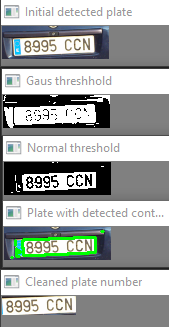
#> input picture report_imgs/cleaning_plate_number.png, 169 x 327 px, given in place of 3266CNT.JPG, which was not available
$ python main.py   (Python 2 division)   (older library calls are emulated)
#> lines starting #> are read from the running program, lines starting #| are printed output that depends on the picture; after the words box and inside, x2 and y2 are one past the last pixel; in counts of white or black regions, pixels touching at a corner belong together; pictures that were not available may be replaced by others from this repository, and a replacement may not be noted
'''
    License Plate Recognition using OpenCV by Leonid Dashko

    Also good sources of information about ALPR:
    - https://github.com/abdulfatir/pyANPD/blob/master/pyANPD.py
    - http://stackoverflow.com/questions/981378/how-to-recognize-vehicle-license-number-plate-anpr-from-an-image
'''

import cv2
from PIL import Image, ImageFilter
from matplotlib import pyplot as plt
import numpy as np
from pytesseract import image_to_string
from copy import deepcopy
import time
import os


##############################################
# Subplot generator for images
# [6 lines left out: function plot, not called in this run]


def satisfy_ratio(area, width, height):
    ratio = float(width) / float(height)
    if ratio < 1:
        ratio = 1 / ratio

    error = 0.4
    aspect = 4.7272  # In Estonia, car plate size: 52x11 aspect 4,7272
    # Plate number ssizes: https://en.wikipedia.org/wiki/Vehicle_registration_plate#Sizes
    # Set a min and max area. All other patches are discarded
    min = 15*aspect*15  # minimum area
    max = 125*aspect*125  # maximum area
    # Get only patches that match to a respect ratio.
    rmin = aspect - aspect*error
    rmax = aspect + aspect*error

    if (area < min or area > max) or (ratio < rmin or ratio > rmax):
        return False
    return True


def verify_sizes(rectangle):
    # print candidate
    # help(cv2.minAreaRect)
    (x, y), (width, height), rect_angle = rectangle

    # Calculate angle and discard rects that has been rotated more than 15 degrees
    angle = 90 - rect_angle if (width < height) else -rect_angle
    if 15 < abs(angle) < 165:  # 180 degrees is maximum
        return False

    # We make basic validations about the regions detected based on its area and aspect ratio.
    # We only consider that a region can be a plate if the aspect ratio is approximately 520/110 = 4.727272
    # (plate width divided by plate height) with an error margin of 40 percent
    # and an area based on a minimum of 15 pixels and maximum of 125 pixels for the height of the plate.
    # These values are calculated depending on the image sizes and camera position:
    area = height * width

    if height == 0 or width == 0:
        return False
    if not satisfy_ratio(area, width, height):
        return False

    return True


def get_dominant_color(plate):
    average_color = np.mean(plate).astype(np.uint8)
    return average_color


def is_white_color_dominant(plate):
    average_color = np.mean(plate).astype(np.uint8)
    return 100 <= average_color  # white color is dominant if mean color > 100


# [83 lines left out: functions plot_plate_numbers, preprocess_plate, not called in this run]


def find_contours(img):
    '''
    :param img: (numpy array)
    :return: all possible rectangles (contours)
    '''
    img_blurred = cv2.GaussianBlur(img, (5, 5), 1)  # remove noise
    img_gray = cv2.cvtColor(img_blurred, cv2.COLOR_BGR2GRAY)  # greyscale image
    # cv2.imshow('', img_gray)
    # cv2.waitKey(0)

    # Apply Sobel filter to find the vertical edges
    # Find vertical lines. Car plates have high density of vertical lines
    img_sobel_x = cv2.Sobel(img_gray, cv2.CV_8UC1, dx=1, dy=0, ksize=3, scale=1, delta=0, borderType=cv2.BORDER_DEFAULT)
    # cv2.imshow('img_sobel', img_sobel_x)

    # Apply optimal threshold by using Oslu algorithm
    retval, img_threshold = cv2.threshold(img_sobel_x, 0, 255, cv2.THRESH_OTSU + cv2.THRESH_BINARY)
    # [11 lines of commented-out code are left out]
    element = cv2.getStructuringElement(shape=cv2.MORPH_RECT, ksize=(17, 3))

    # And use this structural element in a close morphological operation
    morph_img_threshold = deepcopy(img_threshold)
    cv2.morphologyEx(src=img_threshold, op=cv2.MORPH_CLOSE, kernel=element, dst=morph_img_threshold)
    # [6 lines of commented-out code are left out]
    contours, hierarchy = cv2.findContours(morph_img_threshold,
                                           mode=cv2.RETR_EXTERNAL,  # retrieve the external contours
                                           method=cv2.CHAIN_APPROX_NONE)  # all pixels of each contour

    plot_intermediate_steps = False
    if plot_intermediate_steps:
        plot(plt, 321, img, "Original image")
        plot(plt, 322, img_blurred, "Blurred image")
        plot(plt, 323, img_gray, "Grayscale image", cmap='gray')
        plot(plt, 324, img_sobel_x, "Sobel")
        plot(plt, 325, img_threshold, "Threshold image")
        # plot(plt, 326, morph_img_threshold, "After Morphological filter")
        plt.tight_layout()
        plt.show()

    return contours


def find_plate_numbers(origin_img, contours, mask):
    # For each contour detected, extract the bounding rectangle of minimal area and validate every contour
    # before classifying every region

    plot_all_found_contours = False
    plates, plates_images = [], []
    time_start = time.time()
    for rect_n, cnt in enumerate(contours):
        # Also good example to filter rectangles
        # http://nullege.com/codes/show/src@s@e@seawolf5-HEAD@vision@entities@binscontour.py/74/cv2.minAreaRect
        min_rectangle = cv2.minAreaRect(cnt)
        # Debug: keep track of found contours
        if plot_all_found_contours:
            x, y, w, h = cv2.boundingRect(cnt)
            cv2.rectangle(origin_img, (x, y), (x + w, y + h), (0, 255, 0), 2)
            cv2.putText(origin_img, str(rect_n), (x, y), cv2.FONT_HERSHEY_SIMPLEX, 1, color=(0, 255, 255))

        if verify_sizes(min_rectangle):
            x, y, w, h = cv2.boundingRect(cnt)
            plate_img = deepcopy(origin_img[y:y + h, x:x + w])  # crop
            clean_plate_img, plate_rect = preprocess_plate(plate_img)

            # Rebuild coords for cleaned plate (if the plate number has been cleared more precisely)
            if plate_rect:
                x1, y1, w1, h1 = plate_rect
                x, y, w, h = x + x1, y + y1, w1, h1

            # In order to make it faster, filter by dominant color on the 2nd step
            if is_white_color_dominant(clean_plate_img):
                # Try to parse vehicle number

                # Apply Tesseract app to parse plate number
                plate_im = Image.fromarray(clean_plate_img)
                # plate_im = plate_im.filter(ImageFilter.MedianFilter())
                # plate_im.save('plates/temp2.jpg')

                t_start = time.time()
                plate_text = image_to_string(plate_im, lang='eng')
                plate_text = plate_text.replace(' ', '').upper()
                print 'Time taken to extract text from contour: %s' % (time.time() - t_start)

                # TODO: Use faster method to detect (Tesseract requires ~0.5 sec to identify text)
                # if len(plate_text):
                    # Draw rectangle around plate number
                cv2.rectangle(mask, (x, y), (x + w, y + h), (0, 255, 0), 2)
                plates.append(plate_text)
                plates_images.append(clean_plate_img)

    print "Time taken to process contours: %s" % (time.time() - time_start)
    # Debug: Plot all found contours
    if plot_all_found_contours:
        cv2.imshow('', origin_img)
        cv2.waitKey(0)
        exit()
    return plates, plates_images, mask

###########################################
# Main methods ############################
###########################################
def process_single_image(images=[], plot_plates=False):
    '''
    :param images: list (full path to images to be processed)
    '''
#> called with plot_plates = False
    if images:
        img_n = 1
        for path_to_image in images:
            t_start = time.time()
            img = cv2.imread(path_to_image)
#> img is the input picture: shape (327, 169, 3); mean B, G, R 166.1, 168.2, 164.6

            # Resizing of the image
            r = 400.0 / img.shape[1]
#> r = 2.37
            dim = (400, int(img.shape[0] * r))
#> dim = (400, 773)
            img = cv2.resize(img, dim, interpolation=cv2.INTER_AREA)
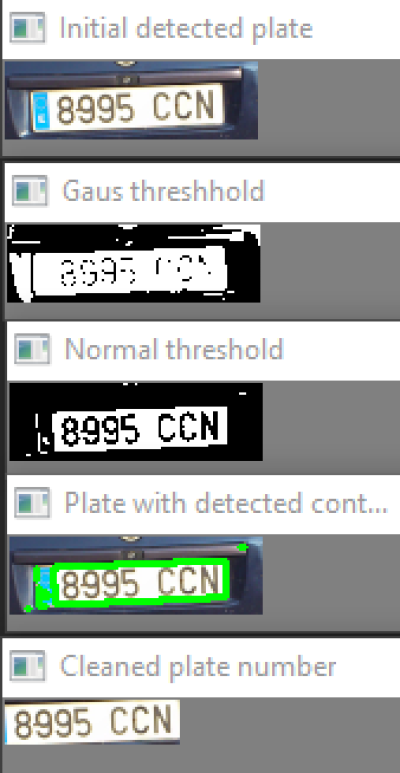
#> img: shape (773, 400, 3); mean B, G, R 166.1, 168.2, 164.6

            mask = np.zeros_like(img)  # init mask

            contours = find_contours(img)
#> in find_contours, `img_blurred = cv2.GaussianBlur(img, (5, 5), 1)`:
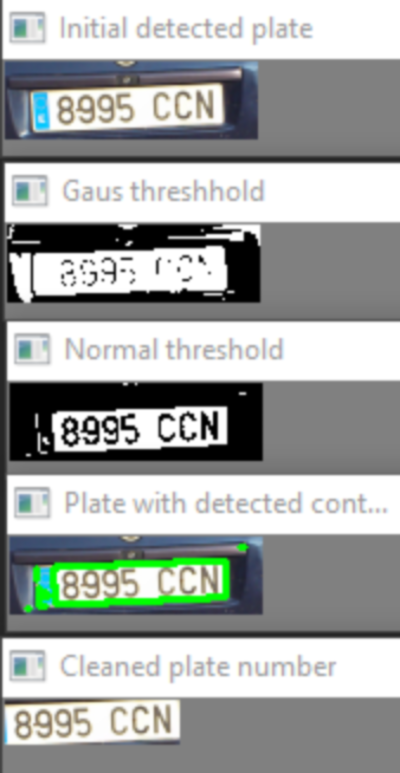
#> img_blurred: shape (773, 400, 3); mean B, G, R 166.1, 168.2, 164.6
#> in find_contours, `img_gray = cv2.cvtColor(img_blurred, cv2.COLOR_BGR2GRAY)`:
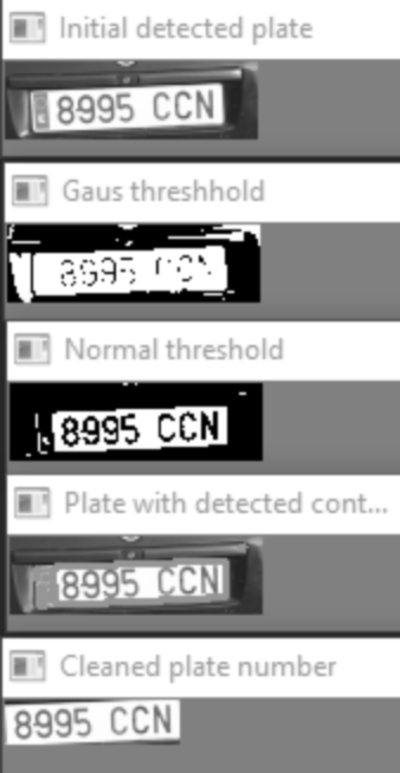
#> img_gray: shape (773, 400); min 0, max 255, mean 166.9
#> in find_contours, `img_sobel_x = cv2.Sobel(img_gray, cv2.CV_8UC1, dx=1, dy=0, ksize=3, sc..`:
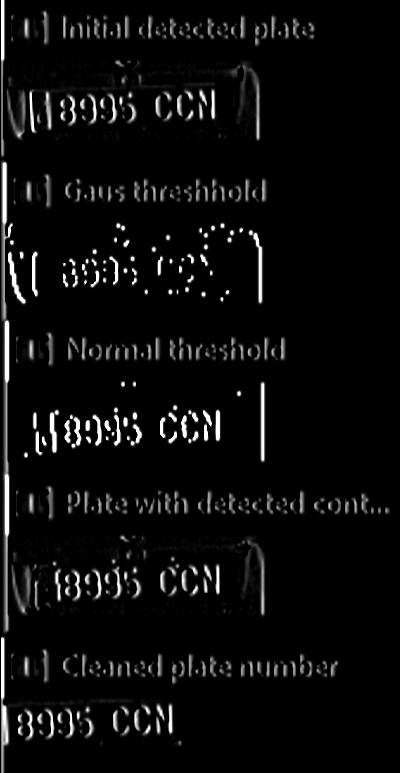
#> img_sobel_x: shape (773, 400); min 0, max 255, mean 12
#> in find_contours, `retval, img_threshold = cv2.threshold(img_sobel_x, 0, 255, cv2.THRESH_..`:
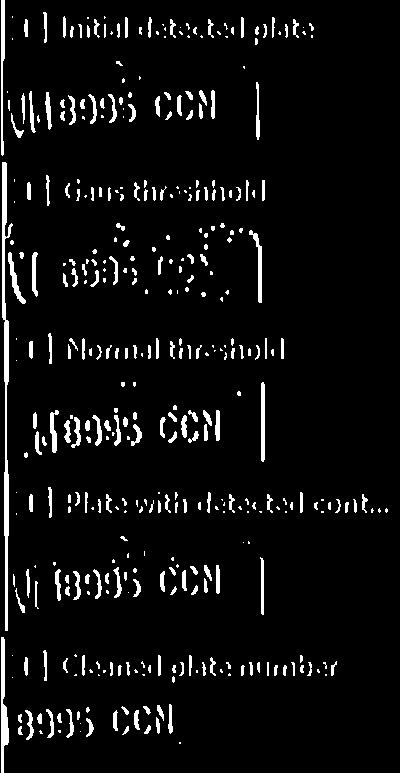
#> img_threshold: shape (773, 400); 5.5% white; 398 white regions (165 under 20 px), largest, box (x1, y1, x2, y2) and area: (2, 162, 13, 631) 1762, (1, 637, 9, 773) 622, (1, 0, 5, 156) 445
#> in find_contours, `retval, img_threshold = cv2.threshold(img_sobel_x, 0, 255, cv2.THRESH_..`: retval = 84
#> in find_contours, `cv2.morphologyEx(src=img_threshold, op=cv2.MORPH_CLOSE, kernel=element..`:
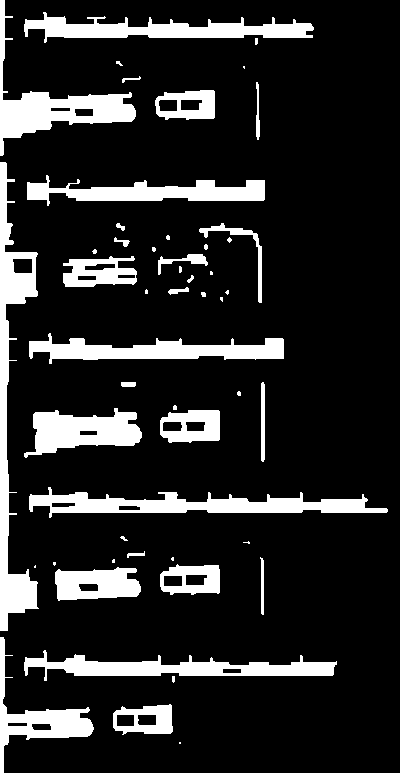
#> morph_img_threshold: shape (773, 400); 15.5% white; 51 white regions (20 under 20 px)
#> in find_contours, `contours, hierarchy = cv2.findContours(morph_img_threshold, mode=cv2.R..`: contours = 51 contours, 25 with area under 20; largest, box (x1, y1, x2, y2) and area: (0, 162, 39, 631) 5713, (29, 487, 388, 518) 4510, (0, 0, 136, 156) 4331, (24, 650, 337, 681) 3764, (24, 12, 314, 43) 3683
            # cv2.drawContours(img, contours, -1, (0, 255, 255))
            # cv2.waitKey(0)
            plates, plates_images, mask = find_plate_numbers(img, contours, mask)
#> the loop in find_plate_numbers, `for rect_n, cnt in enumerate(contours):` made 51 passes
#> (width in verify_sizes, height in verify_sizes, rect_angle in verify_sizes, angle in verify_sizes) on passes 3, 5, 7, 9, 10, 11, 12, 15, 19, 20, 21, 24: (6, 2, -90, 90), (135, 93, -90, 90), (2, 1, -90, 90), (3, 2, -90, 90), (3, 2, -90, 90), (2.96, 57.05, -1.04, 91.04), (3, 2, -90, 90), (2.83, 7.07, -45, 135), (4, 3, -90, 90), (4, 3, -90, 90), (79, 3, -90, 90), (4, 2, -90, 90)
#> (width in verify_sizes, height in verify_sizes, rect_angle in verify_sizes, angle in verify_sizes, area in verify_sizes) on passes 2, 4, 6, 8, 13, 16: (58.99, 29.02, -2.44, 2.44, 1711.6), (30, 312, -90, 180, 9360), (84.73, 31.01, -2.97, 2.97, 2627.5), (30, 59, -90, 180, 1770), (17.61, 3.97, -7.13, 7.13, 69.91), (30, 358, -90, 180, 10740)
#> after the loop in find_plate_numbers, `for rect_n, cnt in enumerate(contours):`: mask: shape (773, 400, 3); every value is 0
#> after the loop in find_plate_numbers, `for rect_n, cnt in enumerate(contours):`: plates = []
#> plates = []; plates_images = []

            print "Time needed to complete: %s" % (time.time() - t_start)
            print "Plate Numbers: %s" % ", ".join(plates)
#| Plate Numbers:

            # Apply mask to image and plot image
            img = cv2.add(img, mask)

            if plot_plates:
                plot_plate_numbers(plates_images)

            cv2.imshow('Resized Original image_%s + Detected Plate Number' % img_n, img)
            img_n += 1

        cv2.waitKey(0)
        cv2.destroyAllWindows()
    else:
        exit('Images are not provided!')


# [18 lines left out: function process_video, not called in this run]


###########################################
# Run The Program #########################
###########################################
if __name__ == '__main__':
    test_plates = [os.path.join('test_images', im)  for im in os.listdir("test_images")]
    # images = ['real_plates/IMG_6762.JPG'] + test_plates
    images = ['test_images/3266CNT.JPG']

    process_single_image(images)

    # process_video(path_to_video='traffic.avi')
